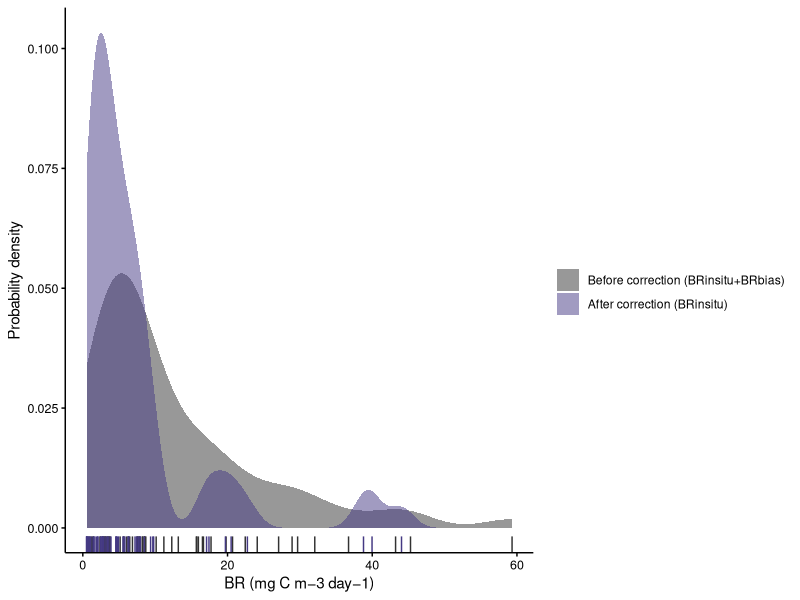
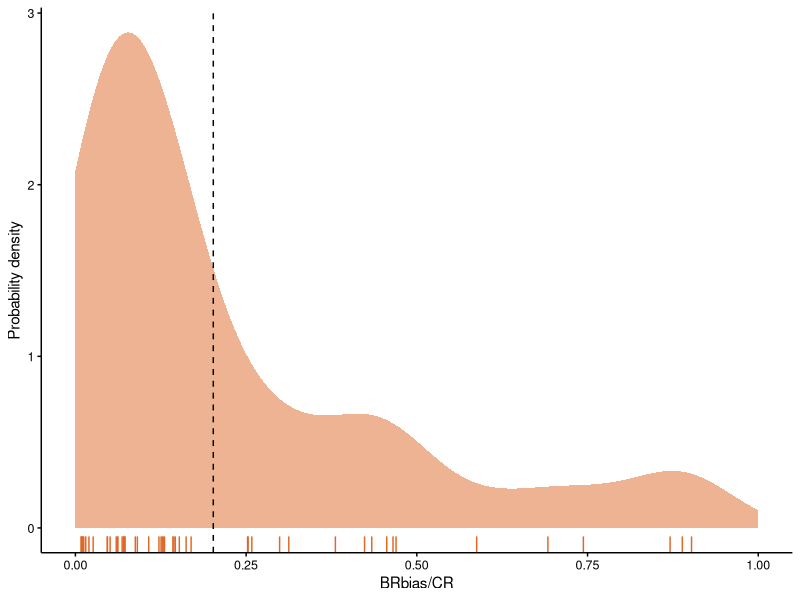

R code for these plots, in order:
#### Density distribution of bacterial respiration biases and its impact on the community respiration measurements

library(reshape2)
library(ggplot2)
library(ggpubr)


# Density distribution of BR before and after correction of bottle-based measurements (Fig. 3a)
dat <- read.csv('../output/corrected_BR.csv')

BR <- dat[c('No', 'BR_total', 'BR_insitu')]
BR <- melt(BR, id = 'No')
BR$variable <- factor(BR$variable, levels = c('BR_total', 'BR_insitu'), labels = c('Before correction (BRinsitu+BRbias)', 'After correction (BRinsitu)'))

p_BR <- ggplot(BR, aes(x = value)) +
geom_density(aes(fill = variable), position = position_dodge(width = 0), bins = 10, alpha = 0.5, color = NA) +
geom_rug(aes(color = variable), show.legend = FALSE) +
scale_fill_manual(values = c('#323232', '#443983')) +
scale_color_manual(values = c('#323232', '#443983')) +
theme(panel.grid = element_blank(), 
	panel.background = element_blank(),
	axis.line = element_line(color = 'black', size = 0.5), 
	axis.ticks = element_line(color = 'black', size = 0.5), 
	axis.text = element_text(color = 'black', size = 9)) +
labs(x = 'BR (mg C m−3 day−1)', y = 'Probability density', fill = '')

p_BR


# Density distribution of BRbias/CR (Fig. 3b)
p_BRbias_CR <- ggplot(dat, aes(x = BRbias_CR)) +
geom_density(bins = 10, fill = '#DE6826', alpha = 0.5, color = NA) +
geom_rug(color = '#DE6826') +
theme(panel.grid = element_blank(), 
	panel.background = element_blank(),
	axis.line = element_line(color = 'black', size = 0.5), 
	axis.ticks = element_line(color = 'black', size = 0.5), 
	axis.text = element_text(color = 'black', size = 9)) +
scale_x_continuous(limits = c(0, 1)) +
geom_vline(xintercept = mean(dat$BRbias_CR, na.rm = TRUE), linetype = 2) +
labs(x = 'BRbias/CR', y = 'Probability density')

p_BRbias_CR
